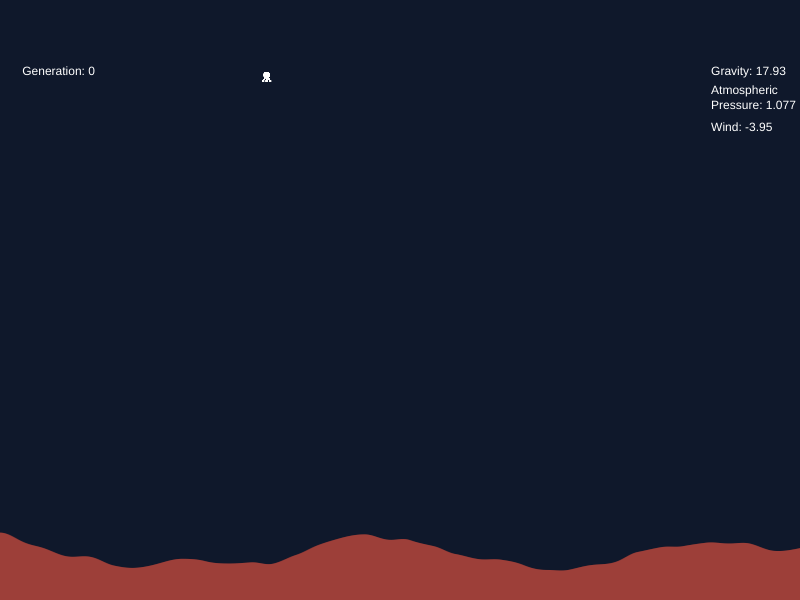
Frame 1 (no input)
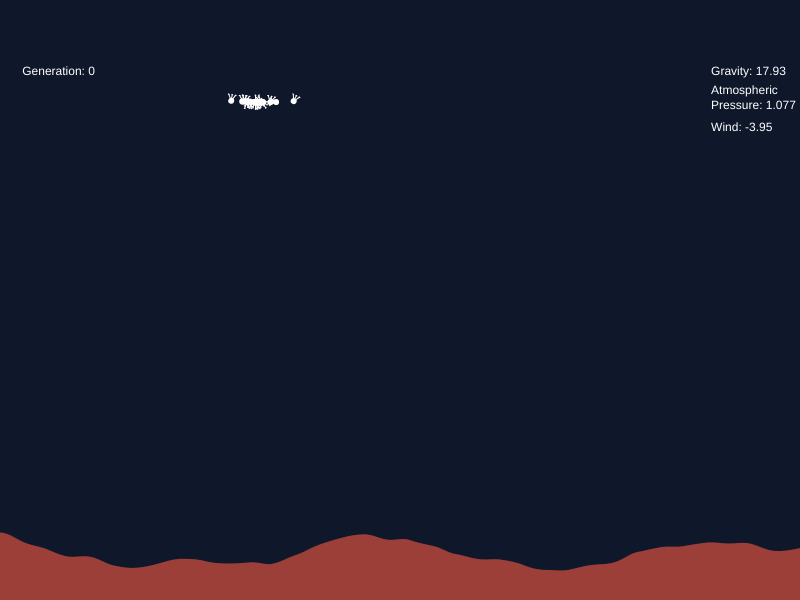
Frame 60 (no input)
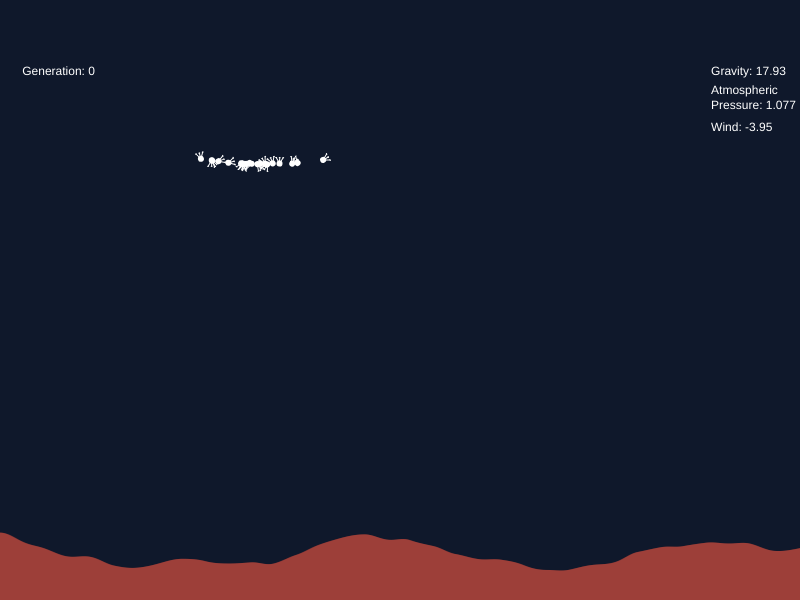
Frame 120 (the mouse pressed at the canvas centre since frame 60)

The p5.js sketch that drew these frames (run headless with seeded random() and noise() and a simulated clock; from frame 60 on, the mouse is pressed at the canvas centre):

// p5.js sketch
// ── sketch.js
let terrain;
let lander;

function setup() {
  createCanvas(800, 600);
  terrain = new Terrain(random(25 * 10 ** (-5), 25 * 10 ** (-3)));
  //lander = new Lander(terrain);
  population = new Population(0.01, 20, terrain);
}

function draw() {
  background(0, 0, 0);
  terrain.draw();
  //lander.draw();
  //lander.update();
  population.live();
  population.draw();
  population.generate();
}
// ── dna.js
class DNA {
  constructor(newgenes) {
    this.elements = 10000;
    if (newgenes) {
      this.genes = newgenes;
    } else {
      this.genes = [];
      for (let i = 0; i < this.elements; i++) {
        let xThrust = createVector(random(-0.1, 0.1), 0);
        let yThrust = createVector(0, random(0, -0.0005));
        this.genes.push(p5.Vector.add(xThrust, yThrust));
      }
    }
  }
  crossover(partner) {
    let child = [];
    for (let i = 0; i < this.elements; i++) {
      child.push(p5.Vector.add(this.genes[i], partner.genes[i]).mult(0.5))
    }
    return new DNA(child);
  }
  mutate(m) {
    for (let i = 0; i < this.genes.length; i++) {
      if (random() < m) {
        this.genes[floor(random(0, this.elements))] = createVector(random(-1, 1), random(0, 2));
      }
    }
  }
}
// ── lander.js
//facing upwards while landing should gain points
class Lander {
  constructor(terrain, dna) {
    this.pos = createVector(width / 3, height / 8);
    this.vel = createVector(terrain.wind, 0);
    this.acc = createVector(0, terrain.gravity);
    this.drag = 0;
    this.temperature = 273;
    this.heading = 0;
    //genetic algorithm stuff
    this.fitnessScore = 0;
    this.dna = dna;
    this.gene = 0;
  }
  draw() {
    push();
    translate(this.pos.x, this.pos.y);
    rotate(this.heading);
    translate(-this.pos.x, -this.pos.y);
    fill(255);
    noStroke();
    ellipse(this.pos.x, this.pos.y, 6, 6);
    strokeWeight(1);
    stroke(255);
    line(this.pos.x - 4, this.pos.y + 6, this.pos.x - 3, this.pos.y + 6);
    line(this.pos.x - 0.5, this.pos.y + 6, this.pos.x + 0.5, this.pos.y + 6);
    line(this.pos.x + 3, this.pos.y + 6, this.pos.x + 4, this.pos.y + 6);
    line(this.pos.x, this.pos.y, this.pos.x - 3.5, this.pos.y + 6);
    line(this.pos.x, this.pos.y, this.pos.x, this.pos.y + 6);
    line(this.pos.x, this.pos.y, this.pos.x + 3.5, this.pos.y + 6);
    //lander thrust (broken :()
    /*
    if (!this.collide()) {
      fill(255, 0, 0);
      noStroke();
      if (this.dna.genes[this.gene].x < 0) {
        triangle(this.pos.x + 3 - 4 * this.dna.genes[this.gene].x * 12, this.pos.y, this.pos.x + 3, this.pos.y + 1, this.pos.x + 3, this.pos.y - 1);
      } else {
        triangle(this.pos.x - 3 - 4 * this.dna.genes[this.gene].x * 12, this.pos.y, this.pos.x - 3, this.pos.y + 1, this.pos.x - 3, this.pos.y - 1);
      }
      triangle(this.pos.x - 1, this.pos.y + 6, this.pos.x + 1, this.pos.y + 6, this.pos.x, this.pos.y + 6 - 4 * Math.min(-this.dna.genes[this.gene].y * 3000, 1));
      fill(255, 255, 0);
      noStroke();
      if (this.dna.genes[this.gene].x < 0) {
        triangle(this.pos.x + 3 - 4 * this.dna.genes[this.gene].x * 12, this.pos.y, this.pos.x + 3, this.pos.y + 0.5, this.pos.x + 3, this.pos.y - 0.5);
      } else {
        triangle(this.pos.x - 3 - 4 * this.dna.genes[this.gene].x * 12, this.pos.y, this.pos.x - 3, this.pos.y + 0.5, this.pos.x - 3, this.pos.y - 0.5);
      }
      triangle(this.pos.x - 0.5, this.pos.y + 6, this.pos.x + 0.5, this.pos.y + 6, this.pos.x, this.pos.y + 6 + 4 * Math.min(-this.dna.genes[this.gene].y * 3000, 1));
    }
    */
    pop();
  }
  update() {
    this.drag = this.vel.mag() ** 2 * 8 * terrain.atmosphericPressure * 0.6 / 450;
    let accDueToDrag = createVector(-this.drag * cos(this.vel.heading()), -this.drag * sin(this.vel.heading()));
    this.temperature += this.drag * 450 * this.vel.mag();
    let torque = accDueToDrag.x * 6 + this.dna.genes[this.gene].x * 6;
    this.pos.add(this.vel);
    this.vel.add(this.acc);
    this.vel.add(accDueToDrag);
    this.vel.add(this.dna.genes[this.gene]);
    this.heading += torque;
    this.gene++;
    if (this.collide()) {
      //penalize collision impulse
      this.fitnessScore -= this.vel.mag() * 450;
      this.vel = createVector(0, 0);
      this.acc = createVector(0, 0);
      //penalize lander not sitting properly on terrain when landed
      this.fitnessScore -= (noise((this.pos.x + 1) / terrain.terrainSmoothness) * (height / 6) - noise(this.pos.x / terrain.terrainSmoothness) * (height / 6) - tan(PI - this.heading)) ** 2 * 100;
    }
    //noStroke();
    //fill(255);
    //text("Lander Velocity: [" + Math.round(this.vel.x * 10 ** 2) / 10 ** 2 + ", " + Math.round(this.vel.y * 10 ** 2) / 10 ** 2 + "]", width * 1 / 36, height / 8);
    //text("Drag: " + Math.round(this.drag * 10 ** 4) / 10 ** 4, width * 1 / 36, height * 5 / 32);
    //text("Temperature: " + Math.round(this.temperature * 10) / 10, width * 1 / 36, height * 3 / 16);
    //text("Momentum: " + Math.round(this.vel.mag() * 450 * 10 ** 2) / 10 ** 2, width * 1 / 36, height / 4);
    if (this.temperature > 1400 && !this.collide()) {
      //penalize overheating
      this.fitnessScore = -(this.temperature - 1400);
      //fill(255, 0, 0);
      //text("Overheating!", width * 1 / 36, height * 7 / 32);
    }
    //fill(255);
    //text("Fitness Score: " + this.fitnessScore, width * 1 / 36, height * 11 / 32);
  }
  collide() {
    for (var x = Math.floor(this.pos.x - 3); x <= Math.ceil(this.pos.x + 3); x++) {
      // check (x, height-noise(x/terrainSmoothness)*(height/6))) if it collides
      if ((x - this.pos.x) ** 2 + (height - noise(x / terrain.terrainSmoothness) * (height / 6) - this.pos.y) ** 2 < 9) {
        return true;    
      }
    }
    return false;
  }
}
// ── population.js
class Population {
  constructor(m, num, terrain) {
    this.mutationRate = m;
    this.population = new Array(num);
    this.generations = 0;
    this.terrain = terrain;
    for (let i = 0; i < this.population.length; i++) {
      this.population[i] = new Lander(this.terrain, new DNA());
    }
  }
  live() {
    for (let i = 0; i < this.population.length; i++) {
      this.population[i].draw();
      if (!this.population[i].collide()) {
        this.population[i].update();
      }
    }
  }
  selection() {
    let totalFitness = 0;
    for (let i = 0; i < this.population.length; i++) {
      totalFitness += this.population[i].fitnessScore;
    }
    this.fitnessNormal = [0];
    for (let i = 0; i < this.population.length; i++) {
      this.fitnessNormal.push(this.population[i].fitnessScore / totalFitness + this.fitnessNormal[this.fitnessNormal.length - 1]);
    }
  }
  reproduction() {
    let newPopulation = [];
    for (let i = 0; i < this.population.length; i++) {
      let r1 = random();
      let r2 = random();
      let p1;
      let p2;
      for (let i = 0; i < this.fitnessNormal.length; i++) {
        if (r1 < this.fitnessNormal[i]) {
          p1 = this.population[i - 1];
        }
        if (r2 < this.fitnessNormal[i]) {
          p2 = this.population[i - 1];
        }
      }
      let cGenes = p1.dna.crossover(p2.dna);
      cGenes.mutate(this.mutationRate);
      newPopulation.push(new Lander(this.terrain, cGenes));
    }
    this.population = newPopulation;
    this.generations++;
  }
  generate() {
    let allCollided = true;
    for (let i = 0; i < this.population.length; i++) {
      if (!this.population[i].collide()) {
        allCollided = false;
      }
    }
    if (allCollided) {
      this.selection();
      this.reproduction();
    }
  }
  draw() {
    noStroke();
    fill(255);
    text("Generation: " + this.generations, width * 1 / 36, height / 8);
  }
}
// ── terrain.js
class Terrain {
  constructor(gravity) {
    this.gravity = gravity;

    let atmosphericPressure = randomGaussian(this.gravity * 10 ** 3 / 8, this.gravity * 10 ** 3 / 12);
    this.atmosphericPressure = atmosphericPressure > 0 ? atmosphericPressure : 0;

    let wind = randomGaussian(this.atmosphericPressure * 3, this.atmosphericPressure) / Math.sqrt(10 ** 3);
    this.wind = round(random()) ? wind : - wind;

    this.terrainColor = color(random(0, 255), random(0, 255), random(0,255));

    this.atmosphereColor = color(random(0, 255), random(0, 255), random(0,255));

    let terrainSmoothness = randomGaussian(150, 50);
    this.terrainSmoothness = terrainSmoothness > 50 ? terrainSmoothness : 50;
  }
  
  //perhaps add stars to background with full brightness for terrains with no atmosphere?
  draw() {
    noStroke();
    fill(red(this.atmosphereColor), green(this.atmosphereColor), blue(this.atmosphereColor), this.atmosphericPressure * 255 / 3);
    rect(0, 0, width, height);
    stroke(this.terrainColor);
    strokeWeight(1);
    for (var i = 0; i < width + 1; i++) {
        line(i, height, i, height - noise(i / this.terrainSmoothness) * (height / 6));    
    }
    noStroke();
    fill(255);
    text("Gravity: " + Math.round(this.gravity * 10 ** 5) / 10 ** 2, width * 8 / 9, height / 8);
    text("Atmospheric \nPressure: " + Math.round(this.atmosphericPressure * 10 ** 3) / 10 ** 3, width * 8 / 9, height * 5 / 32);
    text("Wind: " + Math.round(this.wind * Math.sqrt(10 ** 3) * 10 ** 2) / 10 ** 2, width * 8 / 9, height * 7 / 32);
  }
}
